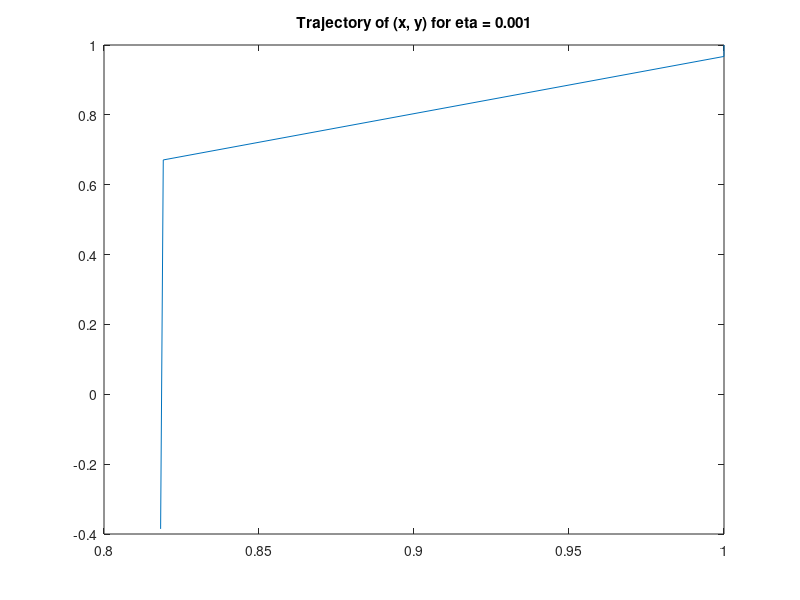

Reproduce this figure in MATLAB.
clc; 
clear all; 
num = 1; 
x(num) = rand(1)*2-1; 
y(num) = rand(1)*2-1; 
f(num) = (1-x(num))^2 + 100*(y(num)-x(num)^2)^2; 
while f(num) > 1e-8 || num > 20000
Fx(num) = 2*x(num)-2+400*(x(num)^3-x(num)*y(num));
Fy(num) = 200*(y(num)-x(num)^2);
hex{num} = [1200*x(num)^2-400*y(num)+2 -400*x(num); -400*x(num) 200];
num = num + 1;
tmp = [x(num-1);y(num-1)] - inv(hex{num-1})*[Fx(num-1);Fy(num-1)];
x(num) = tmp(1);
y(num) = tmp(2);
f(num) = (1-x(num))^2 + 100*(y(num)-x(num)^2)^2; 
end

plot(x,y,'-');
s = sprintf('Trajectory of (x, y) for eta = 0.001');
title(s);